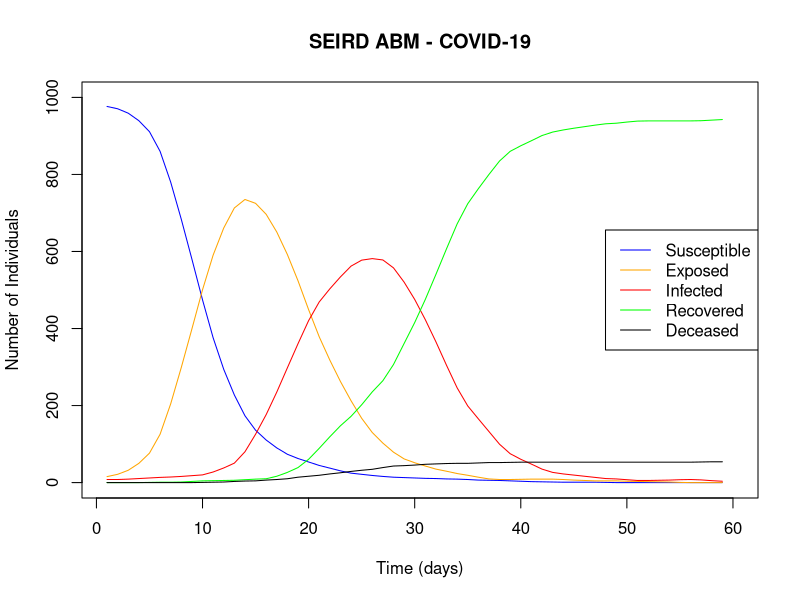

Generate this figure with R:
# ABM_v4 implements the model capability for social distancing
# -------------------------------- Functions -----------------------------------
# population size, initial_exposed, initial_infected, vaccine, social distancing
AgentGen1 <- function(nPop, E0, I0, vaccine = NA, social_distancing = NA){
  # Create a population of susceptible agents
  Agent1 <- data.frame(AgentNo = 1:nPop,
                       State = 'S',
                       Mixing = runif(nPop,0,1),
                       TimeE = 0,
                       TimeI = 0,
                       Vaccination = 0,
                       Social_Distancing = 0,
                       stringsAsFactors = FALSE)
  # Initializing exposed and infected agents
  Agent1$State[1:E0] <- "E"
  # Agents can be in exposed state for 14 days (+1 so that rbinom doesn't
  # return 0), randomly assigning exposure time
  Agent1$TimeE[1:E0] <- rbinom(E0, 13, 0.5) + 1
  Agent1$State[(E0+1):(E0 + I0)] <- "I"
  # Agents can be in infected state for 10 days (+1 so that rbinom doesn't
  # return 0) (infectious period) randomly assigning infectious time
  Agent1$TimeI[(E0+1):(E0 + I0)] <- rbinom(I0, 9, 0.5) + 1
  # Randomly assign vaccination/social distancing status based on the specified
  # prevalence
  num_vaccinated <- round(nPop * vaccine$prevalence)
  Agent1$Vaccination[sample(1:nPop, num_vaccinated)] <- 1
  num_social_distancing <- round(nPop * social_distancing$prevalence)
  Agent1$Social_Distancing[sample(1:nPop, num_social_distancing)] <- 1
  return(Agent1)
}

# Function of agents, model parameters, and simulation time
ABM1 <- function(Agent1, par1, nTime1, vaccine = NA, social_distancing = NA) {
  nPop <- nrow(Agent1)
  # Initializing output df, all states start at 0
  output <- data.frame(S = rep(0, nTime1),
                       E = rep(0, nTime1),
                       I = rep(0, nTime1),
                       R = rep(0, nTime1),
                       D = rep(0, nTime1))
  # The model cycles through every day of the simulation
  for(k in 1:nTime1){
    # Move agents through time
    StateS1 <- (1:nPop)[Agent1$State == "S"]
    StateSE1 <- (1:nPop)[Agent1$State == "S" | Agent1$State == "E"]

    # Cycling through each susceptible agent
    for(i in StateS1) {
      # Here, the higher number of exposed/infected individuals there are, the
      # more likely a susceptible agent is to come in contact and become exposed
      # Determine if they like to meet others
      Mix1 <- Agent1$Mixing[i]
      # How many agents will they meet (Each will meet up to MaxMix other agents
      # per day)
      Meet1 <- round(Mix1*par1$MaxMix,0) + 1
      # Grab the agents they will meet: sampling susceptible or exposed
      # individuals of size meet1, using mixing probability
      # Replace = TRUE means they could meet the same agent over and over
      Meet2 <- sample(StateSE1, Meet1, replace = TRUE,
                      prob = Agent1$Mixing[StateSE1])

      # Cycling through the agents each susceptible person will meet
      for(j in 1:length(Meet2)) {
        # Grab who they will meet
        Meet1a <- Agent1[Meet2[j], ]
        if(Meet1a$State == "E"){
          Urand1 <- runif(1,0,1)
          # Apply social distancing if the agent practices it
          if (Agent1$Social_Distancing[i] == 1) {
            if (Urand1 < par1$S2E - social_distancing$S2E_reduction) {
              Agent1$State[i] <- "E"
            }
          } else {
              # If not practicing social distancing, apply regular exposure
              if (Urand1 < par1$S2E) {
                Agent1$State[i] <- "E"
              }
          }
        }
      }
    }
    # Grab agents who have been exposed and add a day to their exposure time
    StateE1 <- (1:nPop)[Agent1$State == "E"]
    Agent1$TimeE[StateE1] = Agent1$TimeE[StateE1] + 1
    # If exposure time is greater than 14, move to recovered
    StateE2 <- (1:nPop)[Agent1$State == "E" & Agent1$TimeE > 14]
    Agent1$State[StateE2] <- "R"
    # Grab agents who could possibly become sick
    # Incubation days: the time it takes for an infection to develop after an
    # agent has been exposed
    StateE3 <- (1:nPop)[Agent1$State == "E" &
                         Agent1$TimeE > par1$incubation_period]
    for(i in StateE3){
      # Randomly assign whether they get sick or not based on vaccination status
      Urand1 <- runif(1,0,1)
      if (Agent1$Vaccination[i] == 1) {
          if (Urand1 < par1$E2I - vaccine$E2I_reduction) {
            Agent1$State[i] <- "I"
          }
      } else {
          if (Urand1 < par1$E2I) {
            Agent1$State[i] <- "I"
          }
      }
    }

    # Update how long the agents have been sick
    StateI1 <- (1:nPop)[Agent1$State == "I"]
    Agent1$TimeI[StateI1] = Agent1$TimeI[StateI1] + 1
    StateI2 <- (1:nPop)[Agent1$State == "I" & Agent1$TimeI > 14]
    Agent1$State[StateI2] <- "R"
    # Grab agents who have been infected for 10 days or less to see if they die
    StateI3 <- (1:nPop)[Agent1$State == "I" &
                         Agent1$TimeI < par1$infectious_period + 1]
    Agent1$State[StateI3] <- ifelse(
      runif(length(StateI3),0,1) > par1$I2D, "I", "D")

    output$S[k] <- length(Agent1$State[Agent1$State == "S"])
    output$E[k] <- length(Agent1$State[Agent1$State == "E"])
    output$I[k] <- length(Agent1$State[Agent1$State == "I"])
    output$R[k] <- length(Agent1$State[Agent1$State == "R"])
    output$D[k] <- length(Agent1$State[Agent1$State == "D"])
  }
  return(output)
}

# Define a function to calculate moving average
library(zoo)
smooth_lines <- function(data, window_size = 5) {
  for (col in names(data)) {
    data[[col]] <- rollmean(data[[col]], k = window_size, align = "center",
                            fill = NA)
  }
  return(data)
}

# --------------------------- Building/Running Model ---------------------------

# Model Parameters
set.seed(123)
par1 <- data.frame(MaxMix = 7,  # Maximum number each agent can meet in a day
                   S2E = 0.10,  # prob_exposure
                   E2I = 0.15,  # prob_infection
                   I2D = 0.01,  # death_rate
                   incubation_period = 6, # Time between when an agent is
                                          # exposed to potentially becoming an
                                          # infectious agent
                   infectious_period = 9) # Time which an agent is infectious

vaccine_tool <- data.frame(E2I_reduction = 0.05,
                           prevalence = 0.0)
social_distancing_tool <- data.frame(S2E_reduction = 0.05,
                           prevalence = 0.0)

# Running the Model
Agent1 <- AgentGen1(nPop = 1000, E0 = 10, I0 = 5, vaccine = vaccine_tool,
                    social_distancing = social_distancing_tool)
model <- ABM1(Agent1, par1, nTime1 = 60, vaccine = vaccine_tool,
              social_distancing = social_distancing_tool)

# --------------------------------- Plotting -----------------------------------

# Plotting
# Smooth the columns using a moving average with a window size of 2
smoothed_output <- smooth_lines(model, window_size = 2)
plot(smoothed_output$S, type = "l", col = "blue",
     xlab = "Time (days)",
     ylab = "Number of Individuals", main = "SEIRD ABM - COVID-19",
     ylim = c(0, 1000))
lines(smoothed_output$E, col = "orange")
lines(smoothed_output$I, col = "red")
lines(smoothed_output$R, col = "green")
lines(smoothed_output$D, col = "black")

# Add legend
legend("right", legend = c("Susceptible", "Exposed", "Infected", "Recovered",
                              "Deceased"), col = c("blue", "orange", "red",
                                                   "green", "black"), lty = 1)
